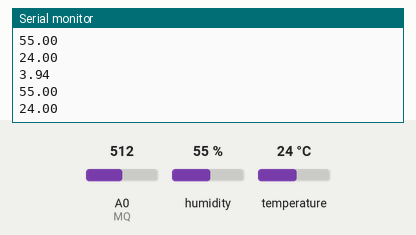
Bench run of a sketch on a simulated Arduino Uno, built with avr-gcc and run on an emulated ATmega328P. Parts: the last lines printed to the serial monitor. The test bench sets the inputs (shaded band); at power-on: A0 (MQ) = 512, humidity 55 %, temperature 24 °C. No radio packets arrive unless stated.

Above: at 1.8 s.
1.9 s: A0 (MQ) set to 0
At 2.9 s:
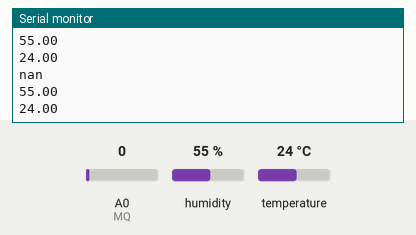
4.5 s: humidity set to 22 %
6.0 s: temperature set to 12 °C
At 7.4 s:
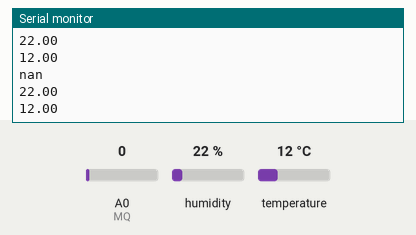
7.5 s: humidity set to 40 %
At 9.0 s:
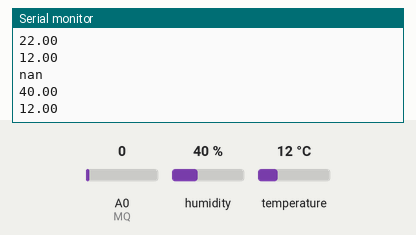
Timing chart, 0 to 10.0 s (numbered marks = the images above; inputs shaded):
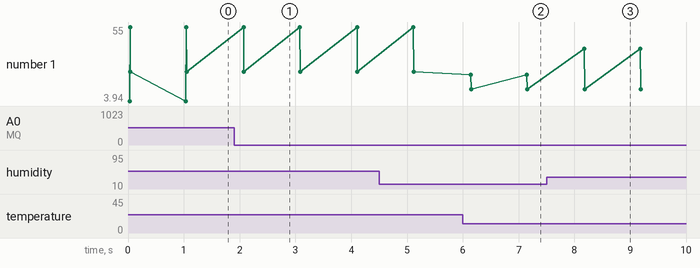

Measured:
- after the input at 1.9 s, the serial monitor: prints a new line after 0.17 s (image 1)
- after the input at 6.0 s, the serial monitor: prints a new line after 0.15 s (image 2)
- after the input at 7.5 s, the serial monitor: prints a new line after 0.68 s (image 3)
- plotted number 1: 24 → 12 after the input at 6.0 s

The sketch:

Transmitter.ino
```cpp
/* Transmitter
 * DHT11 dan MQ135
 * Rama abimanyu
 */
#include <SPI.h>
#include <nRF24L01.h> //library nrf24l01
#include <RF24.h>

#include <DHT.h> //library DHT
#define DHTPIN 2 //pin data DHT terhubung ke pin 2 arduino
#define DHTTYPE DHT11 //Tipe sensor DHT
DHT dht(DHTPIN, DHTTYPE);

#define RL 10.0 //jika Resistor <10k maka RL=10k, jika Resistor >10K sesuaikan dengan nilai resistor
#define m -0.396 //Hasil perhitungan berdasarkan datasheet untuk gas NH4
#define Ratiocleanair 3.6

/*        m     |  b
 * CO2   0.336    -0.306
 * CO   -0.233     0.693
 * NH4  -0.396     0.792
 */


const int MQ = A0; //pin analog MQ terhubung ke pin A0 arduino
const byte address[6] = "00001"; //alamat NRF24L01
const float b = 0.792; //hasil perhitungan berdasarkan datasheet untuk gas NH4

float VRL;
float Rs;
float Ro;
float ratio;
float ppm;

RF24 radio(7, 8); // CE, CSN

float h,t;


void setup() {
  Serial.begin(9600); //memberi perintah untuk serial monitor memulai
  pinMode(A0, INPUT); //deklarasi a0 sebagai input data

  dht.begin(); //memberi perintah untuk dht memulai
  radio.begin(); //memberi perintah untuk nrf24l01 memulai
  radio.setAutoAck(false);
  radio.setDataRate(RF24_250KBPS);
  radio.openWritingPipe(address); //menyebarkan alamat
  radio.setPALevel(RF24_PA_MIN);
  radio.stopListening(); //nrf24l01 pengirim
}

void loop() {
  h = dht.readHumidity();
  t = dht.readTemperature();
  VRL = analogRead(MQ)*(5.0/1023.0);
  Rs = ((5/VRL)-1) * RL;
  Ro = Rs/Ratiocleanair;
  ratio = Rs/Ro;
  ppm = pow(10, ((log10(ratio)-b)/m));

  Serial.println(ppm);
  Serial.println(h);
  Serial.println(t);

  radio.write(&ppm, sizeof(ppm));
  radio.write(&h, sizeof(h));
  radio.write(&t, sizeof(t));
  delay(1000);
}
```
